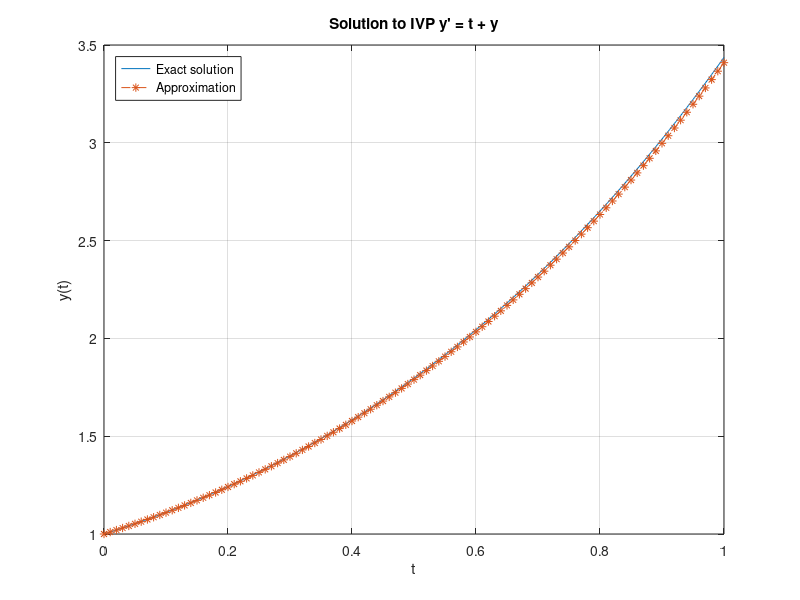

MATLAB code to generate this figure:
% MATH2089: File = euler.m
% Euler's method to solve IVP y' = f(t, y)
% on the interval [t0, tmax] with
% initial conditions y(t0) = y0
% Requires exact solution yex(t) to calculate errors

format compact

% Select which example to run
ex = 1;
switch ex
    case {1}

        % Define function f using an anonymous function
        f = @(t, y) t + y
        fstr = 't + y';

        % Time interval
        t0 = 0, tmax = 1

        % Initial value at t0
        y0 = 1

        % Define exact solution for calculating errors
        yex = @(t) 2*exp(t) - 1 - t

    case{2}

        % Define function f using an anonymous function
        f = @(t, y) 1 ./(1 + t.^2) -2*y.^2
        fstr = '1/(1+t^2) -2 y^2';

        % Time interval
        t0 = 0, tmax = 1

        % Initial value at t0
        y0 = 0

        % Define exact solution for calculating errors
        yex = @(t) t./(1 + t.^2)
end;

% Set number of intervals N
N = 100

% Interval width/step-size
h = (tmax - t0)/N

% Storage for values
y = zeros(1,N+1);
t = [t0: h : tmax];
y(1) = y0;
for n = 1:N+1

    tn = t(n);
    yn = y(n);
    e(n) = yex(tn) - yn;
    fn = f(tn, yn);

    fprintf('n = %3d, t_n = %5.2f, y(t_n) = %8.4f, y_n = %8.4f, f_n = %8.4f, e_n = %11.2e\n', ...
        n-1, tn, yex(tn), yn, fn, e(n));

    if n > N, break; end;
    y(n+1) = yn + h*fn;

end;

emax = max(abs(e))

% Plot solution
tplt = linspace(t0, tmax, 401);
yplt = yex(tplt);
figure(1)
plot(tplt, yplt, '-', t, y, '*--');
grid on
xlabel('t')
ylabel('y(t)')
tstr= sprintf('Solution to IVP y'' = %s', fstr);
title(tstr)
legend( 'Exact solution', 'Approximation', ...
    'Location', 'NorthWest')
